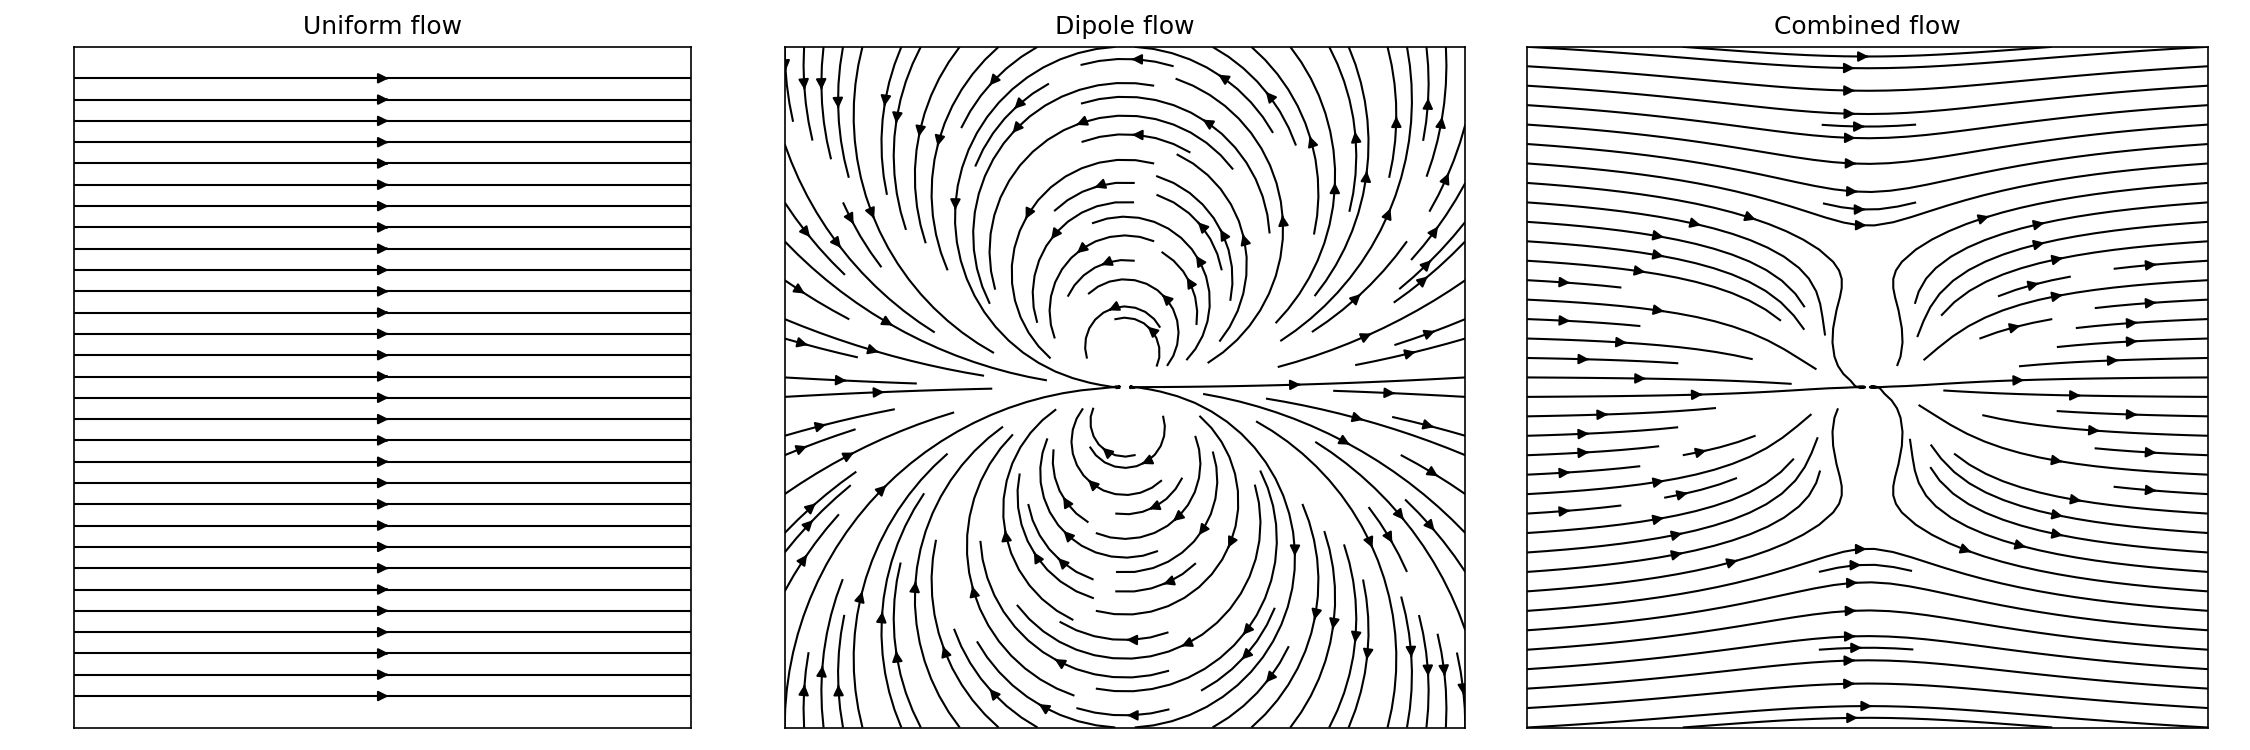

Python code for this plot:
import os

import numpy as np
import matplotlib.pyplot as plt
import matplotlib.gridspec as gridspec

# Define grid
x = np.linspace(-3, 3, 60)
y = np.linspace(-3, 3, 60)
X, Y = np.meshgrid(x, y)

# Avoid division by zero at the origin
epsilon = 1e-5
r2 = X**2 + Y**2 + epsilon

# Uniform flow
U_uniform = np.ones_like(X)
V_uniform = np.zeros_like(Y)

# Dipole flow (vortex doublet)
U_dipole = (X**2 - Y**2) / r2**2
V_dipole = (2 * X * Y) / r2**2

# Superposed flow
U_total = U_uniform + U_dipole
V_total = V_uniform + V_dipole

# Create subplots
fig = plt.figure(figsize=(15, 5))
gs = gridspec.GridSpec(1, 3, width_ratios=[1, 1, 1])

# Plot 1: Uniform flow
ax0 = plt.subplot(gs[0])
ax0.streamplot(X, Y, U_uniform, V_uniform, color='black', density=1.0, linewidth=1)
ax0.set_title("Uniform flow")
ax0.set_aspect('equal')
ax0.set_xticks([])
ax0.set_yticks([])

# Plot 2: Dipole flow
ax1 = plt.subplot(gs[1])
ax1.streamplot(X, Y, U_dipole, V_dipole, color='black', density=1.2, linewidth=1)
ax1.set_title("Dipole flow")
ax1.set_aspect('equal')
ax1.set_xticks([])
ax1.set_yticks([])

# Plot 3: Combined flow
ax2 = plt.subplot(gs[2])
ax2.streamplot(X, Y, U_total, V_total, color='black', density=1.2, linewidth=1)
ax2.set_title("Combined flow")
ax2.set_aspect('equal')
ax2.set_xticks([])
ax2.set_yticks([])

plt.tight_layout()
# ✅ Get the script filename dynamically
script_name = os.path.splitext(os.path.basename(__file__))[0]
# ✅ **Create a Folder for Saving Frames**
filename = f"{script_name}.png"

plt.savefig(filename, dpi=150)  # Save image with high resolution

plt.show()
